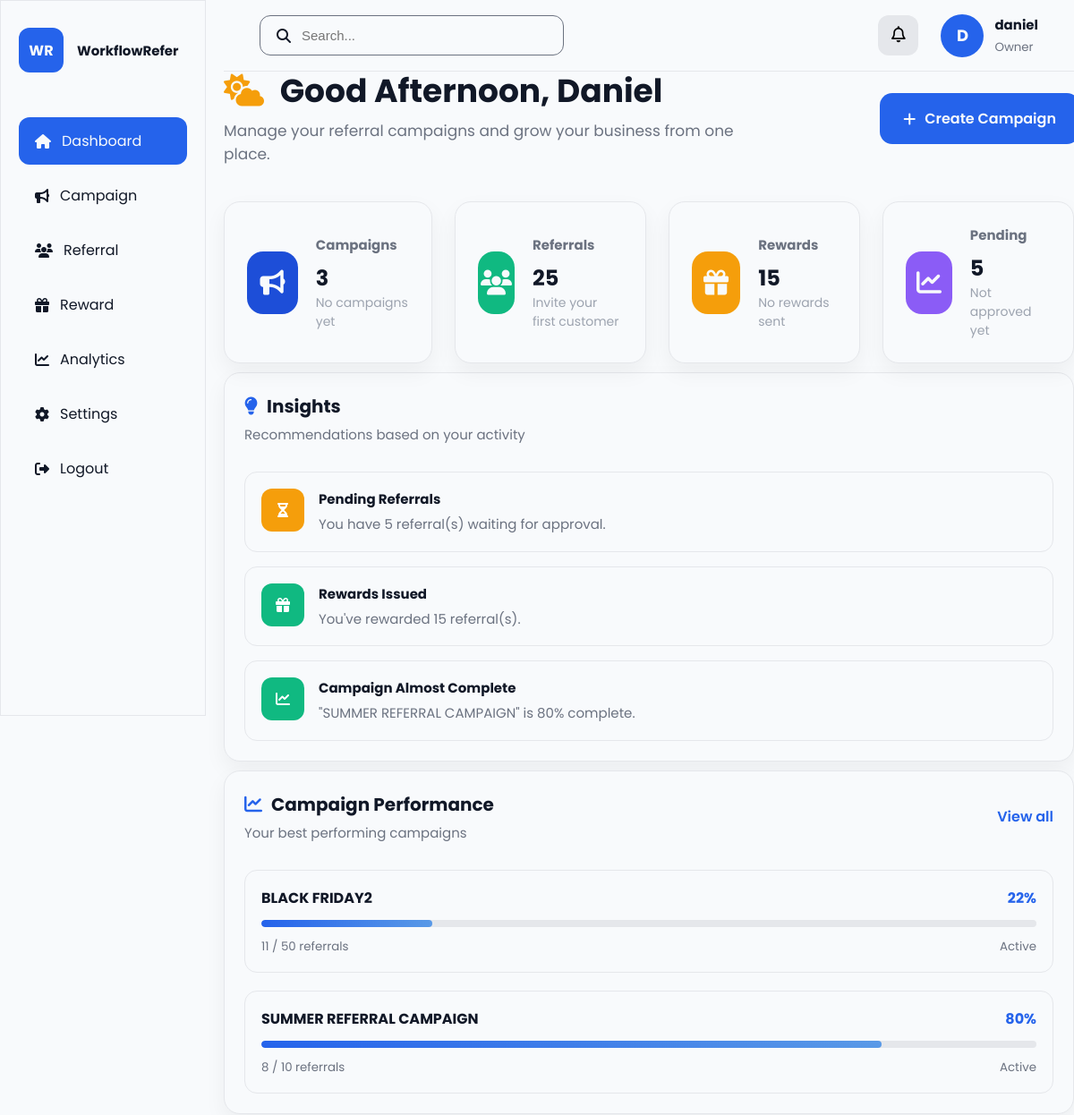
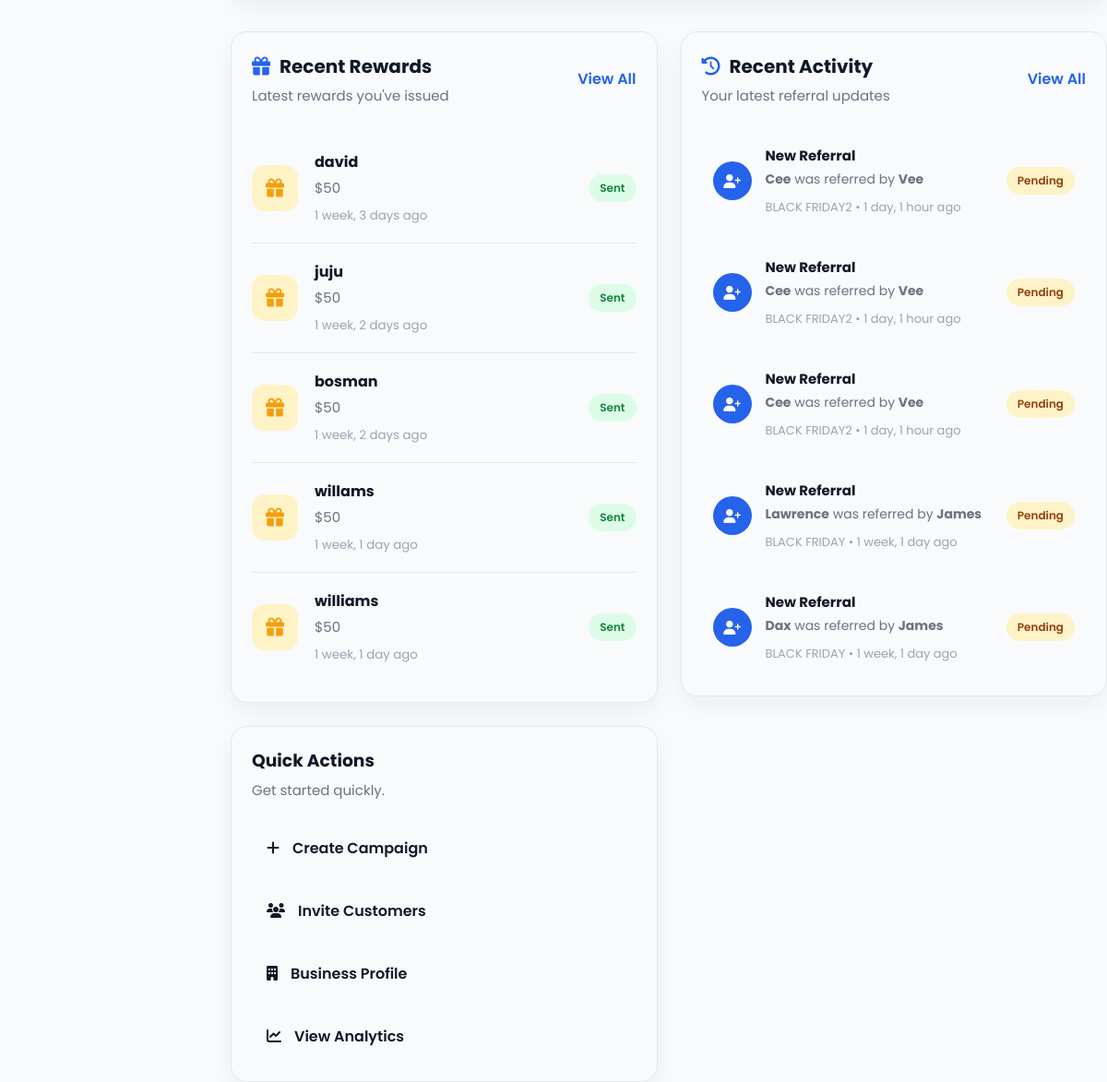
Page /dashboard/ (signed in) on the committed database (2 pictures, top to bottom).
### core/models.py (models this page shows, shortened)
class Campaign(models.Model):
    STATUS_CHOICES = [
        ("draft", "Draft"),
        ("active", "Active"),
        ("ended", "Ended"),
    ]
    business = models.ForeignKey(
        BusinessProfile,
        on_delete=models.CASCADE,
        related_name="campaigns"
    )
    referral_code = models.CharField(
        max_length=10,
        unique=True,
        blank=True,
        null=True
    )
    title = models.CharField(max_length=200)
    description = models.TextField()
    reward = models.CharField(
        max_length=200,
        help_text="Example: ₦5,000 Cash or 10% Discount"
    )
    referral_goal = models.PositiveIntegerField(default=1)
    status = models.CharField(
        max_length=20,
        choices=STATUS_CHOICES,
        default="draft"
    )
    start_date = models.DateField()
    end_date = models.DateField()
    created_at = models.DateTimeField(auto_now_add=True)
    updated_at = models.DateTimeField(auto_now=True)
    @property
    def referral_count(self):
        return self.referrals.count()
    @property
    def progress_percentage(self):
        if self.referral_goal == 0:
            return 0
        percentage = int(
            (self.referral_count / self.referral_goal) * 100
        )
        return min(percentage, 100)

class Referral(models.Model):
    STATUS_CHOICES = [
        ("pending", "Pending"),
        ("approved", "Approved"),
        ("rewarded", "Rewarded"),
    ]
    campaign = models.ForeignKey(
        Campaign,
        on_delete=models.CASCADE,
        related_name="referrals",
    )
    referrer_name = models.CharField(
        max_length=150
    )
    referrer_email = models.EmailField()
    customer_name = models.CharField(
        max_length=150
    )
    customer_email = models.EmailField()
    customer_phone = models.CharField(
        max_length=20,
        blank=True
    )
    status = models.CharField(
        max_length=20,
        choices=STATUS_CHOICES,
        default="pending"
    )
    created_at = models.DateTimeField(
        default=timezone.now
    )
    rewarded_at = models.DateTimeField(
        null=True,
        blank=True
    )

### core/views.py (the view)
# urls.py: path("dashboard/", views.dashboard, name="dashboard"),
@login_required
def dashboard(request):
    business = request.user.business_profile
    campaigns = Campaign.objects.filter(business=business)
    referrals = Referral.objects.filter(
        campaign__business=business
    )
    insights = generate_dashboard_insights(
    business,
    campaigns,
    referrals
    )
    recent_activity = (
    Referral.objects.filter(
        campaign__business=business
    )
    .select_related("campaign")
    .order_by("-created_at")[:5]
    )
    recent_rewards = (
    Referral.objects.filter(
        campaign__business=business,
        status="rewarded"
    )
    .select_related("campaign")
    .order_by("-rewarded_at")[:5]
    )
    top_campaigns = (
    Campaign.objects.filter(
        business=business,
        status="active"
    )
    .order_by("-created_at")[:3]
    )
    notifications = Notification.objects.filter(
    business=business
    ).order_by("-created_at")
    unread_notification_count = notifications.filter(
    is_read=False
    ).count()
    notifications = notifications[:5]
    context = {
        "campaign_count": campaigns.count(),
        "referral_count": referrals.count(),
        "insights": insights,
        "pending_count": referrals.filter(status="pending").count(),
        "rewarded_count": referrals.filter(status="rewarded").count(),
        "recent_activity": recent_activity,
        "recent_rewards": recent_rewards,
        "top_campaigns": top_campaigns,
        "notifications": notifications,
        "unread_notification_count": unread_notification_count,
    }
    return render(
        request,
        "dashboard/dashboard.html",
        context
    )

### templates/dashboard/dashboard.html (shortened to what this page needs)
{% extends "dashboard/dashboard_base.html" %}
{% load static %}
{% block dashboard_content %}
<section class="content">
    <div class="dashboard-hero">
        <div class="hero-text">
            <h1 id="greeting" data-username="{{ request.user.first_name|default:request.user.username|title }}"></h1>
            <p>
            Manage your referral campaigns and grow your business from one place.
            </p>
        </div>
        <a href="{% url "campaign_list" %}" class="primary-btn">
            <i class="fa-solid fa-plus"></i>
            Create Campaign
        </a>
    </div>
    <div class="stats-grid">
        <div class="stat-card">
            <div class="stat-icon campaigns">
                    <i class="fa-solid fa-bullhorn"></i>
            </div>
            <div class="stat-info">
                <h3>Campaigns</h3>
                <h2>{{ campaign_count }}</h2>
                <p>No campaigns yet</p>
            </div>
        </div>
        <div class="stat-card">
            <div class="stat-icon referrals">
                <i class="fa-solid fa-users"></i>
            </div>
            <div class="stat-info">
                <h3>Referrals</h3>
                <h2>{{ referral_count }}</h2>
                <p>Invite your first customer</p>
            </div>
        </div>
        <div class="stat-card">
            <div class="stat-icon rewards">
                <i class="fa-solid fa-gift"></i>
            </div>
            <div class="stat-info">
                <h3>Rewards</h3>
                <h2>{{ rewarded_count }}</h2>
                <p>No rewards sent</p>
            </div>
        </div>
        <div class="stat-card">
            <div class="stat-icon visitors">
                <i class="fa-solid fa-chart-line"></i>
            </div>
            <div class="stat-info">
                <h3>Pending</h3>
                <h2>{{ pending_count }}</h2>
                <p>Not approved yet</p>
            </div>
        </div>
    </div>
    <div class="dashboard-card widget">
        <div class="widget-header">
            <div>
                <h3>
                    <i class="fa-solid fa-lightbulb"></i>
                    Insights
                </h3>
                <p>
                    Recommendations based on your activity
                </p>
            </div>
        </div>
        {% if insights %}
            <div class="insight-list">
                {% for insight in insights %}
                    <div class="insight-item {{ insight.color }}">
                        <div class="insight-icon">
                            <i class="{{ insight.icon }}"></i>
                        </div>
                        <div>
                            <h4>{{ insight.title }}</h4>
                            <p>{{ insight.message }}</p>
                        </div>
                    </div>
                {% endfor %}
            </div>
        {% endif %}
    </div>
    <div class="dashboard-card widget">
        <div class="widget-header">
            <div>
                <h3>
                    <i class="fa-solid fa-chart-line"></i>
                    Campaign Performance
                </h3>
                <p>Your best performing campaigns</p>
            </div>
            <a href="{% url 'campaign_list' %}">
                View all
            </a>
        </div>
        {% if top_campaigns %}
            {% for campaign in top_campaigns %}
            <div class="campaign-widget">
                <div class="campaign-widget-top">
                    <h4>{{ campaign.title }}</h4>
                    <span>{{ campaign.progress_percentage }}%</span>
                </div>
                <div class="progress-bar">
                    <div
                        class="progress-fill"
                        style="width:{{ campaign.progress_percentage }}%;"
                    ></div>
                </div>
                <div class="campaign-widget-bottom">
                    <small>
                        {{ campaign.referrals.count }}
                        /
                        {{ campaign.referral_goal }}
                        referrals
                    </small>
                    <small>
                        {{ campaign.status|title }}
                    </small>
                </div>
            </div>
            {% endfor %}
        {% endif %}
    </div>
    <div class="dashboard-bottom">
        <div class="dashboard-card widget">
            <div class="widget-header">
                <div>
                    <h3>
                        <i class="fa-solid fa-gift"></i>
                        Recent Rewards
                    </h3>
                    <p>
                        Latest rewards you've issued
                    </p>
                </div>
                <a href="{% url 'reward_list' %}">
                    View All
                </a>
            </div>
            {% if recent_rewards %}
                <div class="reward-list">
                    {% for reward in recent_rewards %}
                        <div class="reward-item">
                            <div class="reward-icon">
                                <i class="fa-solid fa-gift"></i>
                            </div>
                            <div class="reward-content">
                                <h4>
                                    {{ reward.referrer_name }}
                                </h4>
                                <p>
                                    {{ reward.campaign.reward }}
                                </p>
                                <small>
                                    {{ reward.created_at|timesince }} ago
                                </small>
                            </div>
                            <span class="reward-status">
                                Sent
                            </span>
                        </div>
                    {% endfor %}
                </div>
            {% endif %}
        </div>
        <div class="dashboard-card widget">
            <div class="widget-header">
                <div>
                    <h3>
                        <i class="fa-solid fa-clock-rotate-left"></i>
                        Recent Activity
                    </h3>
                    <p>Your latest referral updates</p>
                </div>
                <a href="{% url 'referral_list' %}">
                    View All
                </a>
            </div>
            {% if recent_activity %}
                <div class="activity-list">
                    {% for referral in recent_activity %}
                        <div class="activity-item">
                            <div class="activity-icon">
                                <i class="fa-solid fa-user-plus"></i>
                            </div>
                            <div class="activity-content">
                                <h4>
                                    New Referral
                                </h4>
                                <p>
                                    <strong>{{ referral.customer_name }}</strong>
                                    was referred by
                                    <strong>{{ referral.referrer_name }}</strong>
                                </p>
                                <small>
                                    {{ referral.campaign.title }}
                                    •
                                    {{ referral.created_at|timesince }} ago
                                </small>
                            </div>
                            <span class="status-badge {{ referral.status }}">
                                {{ referral.status|title }}
                            </span>
                        </div>
                    {% endfor %}
                </div>
            {% endif %}
        </div>
        <div class="dashboard-card">
            <div class="card-header">
                <h3>Quick Actions</h3>
                <p>Get started quickly.</p>
            </div>
            <div class="quick-actions">
                <a href="{% url 'create_campaign' %}" class="action-btn">
                    <i class="fa-solid fa-plus"></i>
                    Create Campaign
                </a>
                <a href="#" class="action-btn">
                    <i class="fa-solid fa-users"></i>
                    Invite Customers
                </a>
                <a href="{% url 'business_profile' %}" class="action-btn">
                    <i class="fa-solid fa-building"></i>
                    Business Profile
                </a>
                <a href="#" class="action-btn">
                    <i class="fa-solid fa-chart-line"></i>
                    View Analytics
                </a>
            </div>
        </div>
    </div>
</section>
{% endblock %}

### templates/dashboard/dashboard_base.html (shortened to what this page needs)
{% load static%}
<!DOCTYPE html>
<html lang="en">
    <head>
        <link rel="stylesheet" href="https://cdnjs.cloudflare.com/ajax/libs/font-awesome/6.7.2/css/all.min.css">
		<link rel="stylesheet" href="{% static 'dashboard/dashboard.css' %}">
    </head>
    <body>
        {% block content %}
        <div class="dashboard-layout">
            <aside class="sidebar">
                <div class="logo">
                    <div class="logo-icon">WR</div>
                    <h2>WorkflowRefer</h2>
                </div>
                <nav>
                    <a href="{% url "dashboard" %}" class="{% if request.resolver_match.url_name == 'dashboard' %}active{% endif %}">
                        <i class="fa-solid fa-house"></i>
                        <span>Dashboard</span>
                    </a>
                    <a href="{% url "campaign_list" %}"class="{% if request.resolver_match.url_name == 'campaign_list' %}active{% endif %}">
                        <i class="fa-solid fa-bullhorn"></i>
                        <span>Campaign</span>
                    </a>
                    <a href="{% url 'referral_list' %}" class="{% if request.resolver_match.url_name == 'referral_list' %}active{% endif %}">
                        <i class="fa-solid fa-users"></i>
                        <span>Referral</span>
                    </a>
                    <a href="{% url 'reward_list' %}" class="{% if request.resolver_match.url_name == 'reward_list' %}active{% endif %}">
                        <i class="fa-solid fa-gift"></i>
                        <span>Reward</span>
                    </a>
                    <a href="{% url 'analytics' %}" class="{% if request.resolver_match.url_name == 'analytics' %}active{% endif %}">
                        <i class="fa-solid fa-chart-line"></i>
                        <span>Analytics</span>
                    </a>
                    <a href="#" class="{% if request.resolver_match.url_name == 'settings' %}active{% endif %}">
                        <i class="fa-solid fa-gear"></i>
                        <span>Settings</span>
                    </a>
                    <a href="{% url 'logout' %}">
                        <i class="fa-solid fa-right-from-bracket"></i>
                        <span>Logout</span>
                    </a>
                </nav>
            </aside>
            <main class="main-content">
                <header class="topbar">
                    <div class="topbar-left">
                        <div class="search-box">
                            <i class="fa-solid fa-magnifying-glass"></i>
                            <input
                                type="text"
                                placeholder="Search..."
                            >
                        </div>
                    </div>
                    <div class="topbar-right">
                        <div class="notification-wrapper">
                            <button id="notification-toggle" class="notification-btn">
                                <i class="fa-regular fa-bell"></i>
                            </button>
                        </div>
                        <div class="user-info">
                            <div class="user-avatar">
                                {{ request.user.first_name|slice:":1"|default:request.user.username|slice:":1"|upper }}
                            </div>
                            <div>
                                <h4>
                                    {{ request.user.first_name|default:request.user.username }}
                                </h4>
                                <small>Owner</small>
                            </div>
                        </div>
                    </div>
                </header>
                {% block dashboard_content %}{% endblock %}
            </main>
        </div>
        {% endblock %}
    </body>
</html>

### rows in the picture
Campaign: title "BLACK FRIDAY2", progress_percentage "22", referrals.count "11", referral_goal "50", status "Active"
Campaign: title "SUMMER REFERRAL CAMPAIGN", progress_percentage "80", referrals.count "8", referral_goal "10", status "Active"
Referral: referrer_name "david", campaign.reward "$50", created_at "1 week, 3 days"
Referral: referrer_name "juju", campaign.reward "$50", created_at "1 week, 2 days"
Referral: referrer_name "bosman", campaign.reward "$50", created_at "1 week, 2 days"
Referral: referrer_name "willams", campaign.reward "$50", created_at "1 week, 1 day"
Referral: referrer_name "williams", campaign.reward "$50", created_at "1 week, 1 day"
Referral: customer_name "Cee", referrer_name "Vee", campaign "BLACK FRIDAY2", created_at "1 day, 1 hour", status "Pending"
Referral: customer_name "Cee", referrer_name "Vee", campaign "BLACK FRIDAY2", created_at "1 day, 1 hour", status "Pending"
Referral: customer_name "Cee", referrer_name "Vee", campaign "BLACK FRIDAY2", created_at "1 day, 1 hour", status "Pending"
Referral: customer_name "Lawrence", referrer_name "James", campaign "BLACK FRIDAY", created_at "1 week, 1 day", status "Pending"
Referral: customer_name "Dax", referrer_name "James", campaign "BLACK FRIDAY", created_at "1 week, 1 day", status "Pending"

### other values in the picture
{{ request.user.first_name|default:request.user.username }} "daniel"
{{ campaign_count }} "3"
{{ referral_count }} "25"
{{ rewarded_count }} "15"
{{ pending_count }} "5"
{{ insight.title }} "Pending Referrals" "Rewards Issued" "Campaign Almost Complete"
{{ insight.message }} "You have 5 referral(s) waiting for approval." "You've rewarded 15 referral(s)." "\"SUMMER REFERRAL CAMPAIGN\" is 80% complete."
